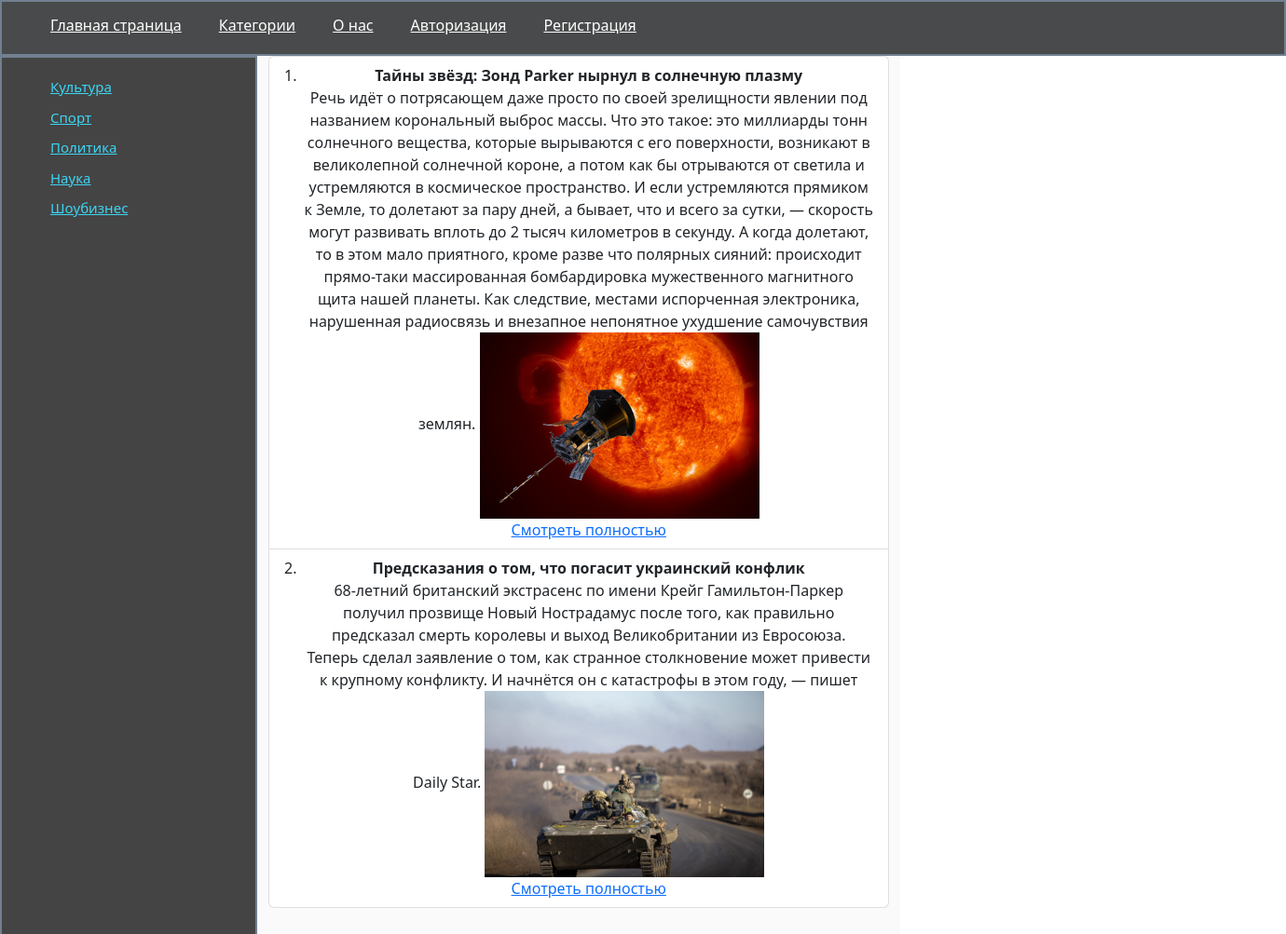
/posts/, run on the app's committed database.
### posts/models.py (models this page shows, shortened)
class CategoryPosts(models.Model):
    objects = None
    title = models.CharField(max_length=50)

class Posts(models.Model):
    objects = None
    title=models.CharField(max_length=50)
    content= models.TextField()
    image = models.ImageField(upload_to='image',blank=True)
    time = models.DateTimeField(auto_now_add=True)
    is_published = models.BooleanField(default=False)
    category = models.ForeignKey(CategoryPosts,on_delete=models.PROTECT,null=True)

### posts/views.py (the view)
# urls.py: path('',IndexView.as_view(),name='index'),
class IndexView(TitleMixinss,TemplateView):
    template_name = 'posts/index.html'
    title = 'Forum - Главная страница'
    paginate_by =3
    def get_context_data(self,**kwargs):
        context= super(IndexView, self).get_context_data()
        context['categories'] = CategoryPosts.objects.all()
        context['posts']=Posts.objects.filter(is_published=True)
        return context

### commons/views.py (called while the page is built)
    def get_context_data(self,**kwargs):
        context = super().get_context_data(**kwargs)
        context['title'] = self.title
        return context

### posts/templates/posts/index.html (shortened to what this page needs)
{% extends 'posts/base.html' %}

### posts/templates/posts/base.html (shortened to what this page needs)
{% load static %}
<!doctype html>
<html lang="en">
<head>
    <link rel="stylesheet" type="text/css" href="{% static 'css/index.css' %}">
    <link href="https://cdn.jsdelivr.net/npm/bootstrap@5.2.3/dist/css/bootstrap.min.css" rel="stylesheet"
>
</head>
<body>
{% block main %}
{% include 'posts/nav.html' %}
{% include 'posts/categories.html' %}
<main class="main">
    <div class="container">
        <ol class="list-group list-group-numbered">
            {% for item in posts %}
            <li class="list-group-item d-flex justify-content-between align-items-start">
                <div class="ms-2 me-auto">
                    <div class="fw-bold">{{ item.title  }}</div>
                    {{ item.content }}
                    {% if item.image %}
                    <img src="{{ item.image.url }}" width="300" height="200">
                    {% endif %}
                    <div class="full"><a href="{% url 'posts:get_post' item.pk %}">Смотреть полностью</a></div>
                </div>
            </li>
             {% endfor %}
        </ol>
    </div>
</main>
{% endblock %}
<nav aria-label="Page navigation example">
</nav>
</body>
</html>

### posts/templates/posts/categories.html
<aside class="aside">
    <ul class="links">
        {% for item in categories %}
        <li><a href="{% url 'posts:get_category' item.pk %}">{{ item.title }}</a></li>
        {% endfor %}
    </ul>
</aside>

### posts/static/css/index.css (style rules this page uses)
* { padding: 0; margin: 0; }
.aside { width: 20%; height: 1000px; background: #444444; border: 2px solid slategray; color: white; padding: 20px; float: left; }
.links li { list-style: none; margin-bottom: 10px; font-size: 15px; }
.links li a { color: #3dd5f3; }
.main { width: 50%; float:left; background: #fafafa; height: 1000px; text-align: center; }

### data on the page
CategoryPosts: title "Культура"
CategoryPosts: title "Спорт"
CategoryPosts: title "Политика"
CategoryPosts: title "Наука"
CategoryPosts: title "Шоубизнес"
Posts: title "Тайны звёзд: Зонд Parker нырнул в солнечную плазму", content "Речь идёт о потрясающем даже просто по своей зрелищности явлении под названием корональный выброс массы. Что это такое: это миллиарды тонн солнечного вещества, которые вырываются с его поверхности, возникают в великолепной солнечной короне, а потом как бы отрываются от светила и устремляются в космическое пространство. И если устремляются прямиком к Земле, то долетают за пару дней, а бывает, что и всего за сутки, — скорость могут развивать вплоть до 2 тысяч километров в секунду. А когда долетают, то в этом мало приятного, кроме разве что полярных сияний: происходит прямо-таки массированная бомбардировка мужественного магнитного щита нашей планеты. Как следствие, местами испорченная…", image (picture)
Posts: title "Предсказания о том, что погасит украинский конфлик", content "68-летний британский экстрасенс по имени Крейг Гамильтон-Паркер получил прозвище Новый Нострадамус после того, как правильно предсказал смерть королевы и выход Великобритании из Евросоюза. Теперь сделал заявление о том, как странное столкновение может привести к крупному конфликту. И начнётся он с катастрофы в этом году, — пишет Daily Star.", image (picture)
